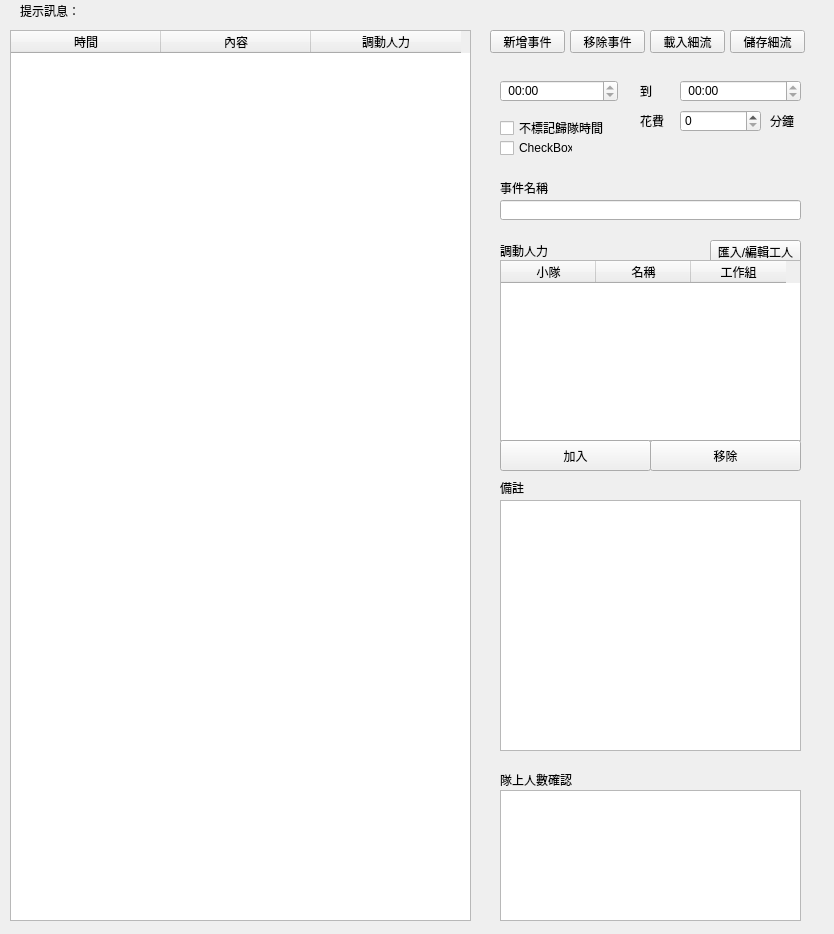
<?xml version="1.0" encoding="UTF-8"?>
<ui version="4.0">
 <class>Scheduler</class>
 <widget class="QWidget" name="Scheduler">
  <property name="geometry">
   <rect>
    <x>0</x>
    <y>0</y>
    <width>834</width>
    <height>934</height>
   </rect>
  </property>
  <property name="windowTitle">
   <string>Form</string>
  </property>
  <widget class="QTableWidget" name="tableWidget">
   <property name="geometry">
    <rect>
     <x>10</x>
     <y>30</y>
     <width>461</width>
     <height>891</height>
    </rect>
   </property>
   <property name="focusPolicy">
    <enum>Qt::ClickFocus</enum>
   </property>
   <property name="selectionBehavior">
    <enum>QAbstractItemView::SelectRows</enum>
   </property>
   <property name="columnCount">
    <number>3</number>
   </property>
   <attribute name="horizontalHeaderDefaultSectionSize">
    <number>150</number>
   </attribute>
   <attribute name="verticalHeaderVisible">
    <bool>false</bool>
   </attribute>
   <column>
    <property name="text">
     <string>時間</string>
    </property>
   </column>
   <column>
    <property name="text">
     <string>內容</string>
    </property>
   </column>
   <column>
    <property name="text">
     <string>調動人力</string>
    </property>
   </column>
  </widget>
  <widget class="QPushButton" name="pushButton">
   <property name="geometry">
    <rect>
     <x>490</x>
     <y>30</y>
     <width>75</width>
     <height>23</height>
    </rect>
   </property>
   <property name="text">
    <string>新增事件</string>
   </property>
  </widget>
  <widget class="QPushButton" name="pushButton_2">
   <property name="geometry">
    <rect>
     <x>570</x>
     <y>30</y>
     <width>75</width>
     <height>23</height>
    </rect>
   </property>
   <property name="text">
    <string>移除事件</string>
   </property>
  </widget>
  <widget class="QPushButton" name="pushButton_3">
   <property name="geometry">
    <rect>
     <x>650</x>
     <y>30</y>
     <width>75</width>
     <height>23</height>
    </rect>
   </property>
   <property name="text">
    <string>載入細流</string>
   </property>
  </widget>
  <widget class="QPushButton" name="pushButton_4">
   <property name="geometry">
    <rect>
     <x>730</x>
     <y>30</y>
     <width>75</width>
     <height>23</height>
    </rect>
   </property>
   <property name="text">
    <string>儲存細流</string>
   </property>
  </widget>
  <widget class="QTimeEdit" name="timeEdit">
   <property name="geometry">
    <rect>
     <x>500</x>
     <y>80</y>
     <width>118</width>
     <height>22</height>
    </rect>
   </property>
   <property name="maximumTime">
    <time>
     <hour>23</hour>
     <minute>59</minute>
     <second>59</second>
    </time>
   </property>
   <property name="minimumTime">
    <time>
     <hour>0</hour>
     <minute>0</minute>
     <second>0</second>
    </time>
   </property>
   <property name="displayFormat">
    <string> hh:mm</string>
   </property>
  </widget>
  <widget class="QLabel" name="label">
   <property name="geometry">
    <rect>
     <x>640</x>
     <y>80</y>
     <width>21</width>
     <height>21</height>
    </rect>
   </property>
   <property name="text">
    <string>到</string>
   </property>
  </widget>
  <widget class="QTimeEdit" name="timeEdit_2">
   <property name="geometry">
    <rect>
     <x>680</x>
     <y>80</y>
     <width>121</width>
     <height>22</height>
    </rect>
   </property>
   <property name="minimumTime">
    <time>
     <hour>0</hour>
     <minute>0</minute>
     <second>0</second>
    </time>
   </property>
   <property name="displayFormat">
    <string> hh:mm</string>
   </property>
  </widget>
  <widget class="QLabel" name="label_2">
   <property name="geometry">
    <rect>
     <x>500</x>
     <y>180</y>
     <width>51</width>
     <height>16</height>
    </rect>
   </property>
   <property name="text">
    <string>事件名稱</string>
   </property>
  </widget>
  <widget class="QLineEdit" name="lineEdit">
   <property name="geometry">
    <rect>
     <x>500</x>
     <y>200</y>
     <width>301</width>
     <height>20</height>
    </rect>
   </property>
  </widget>
  <widget class="QLabel" name="label_3">
   <property name="geometry">
    <rect>
     <x>500</x>
     <y>240</y>
     <width>61</width>
     <height>21</height>
    </rect>
   </property>
   <property name="text">
    <string>調動人力</string>
   </property>
  </widget>
  <widget class="QTableWidget" name="tableWidget_2">
   <property name="geometry">
    <rect>
     <x>500</x>
     <y>260</y>
     <width>301</width>
     <height>181</height>
    </rect>
   </property>
   <attribute name="horizontalHeaderDefaultSectionSize">
    <number>95</number>
   </attribute>
   <column>
    <property name="text">
     <string>小隊</string>
    </property>
   </column>
   <column>
    <property name="text">
     <string>名稱</string>
    </property>
   </column>
   <column>
    <property name="text">
     <string>工作組</string>
    </property>
   </column>
  </widget>
  <widget class="QLabel" name="label_4">
   <property name="geometry">
    <rect>
     <x>500</x>
     <y>480</y>
     <width>47</width>
     <height>16</height>
    </rect>
   </property>
   <property name="text">
    <string>備註</string>
   </property>
  </widget>
  <widget class="QTextEdit" name="textEdit">
   <property name="geometry">
    <rect>
     <x>500</x>
     <y>500</y>
     <width>301</width>
     <height>251</height>
    </rect>
   </property>
   <property name="focusPolicy">
    <enum>Qt::ClickFocus</enum>
   </property>
  </widget>
  <widget class="QCheckBox" name="checkBox">
   <property name="geometry">
    <rect>
     <x>500</x>
     <y>120</y>
     <width>131</width>
     <height>16</height>
    </rect>
   </property>
   <property name="text">
    <string>不標記歸隊時間</string>
   </property>
  </widget>
  <widget class="QCheckBox" name="checkBox_2">
   <property name="geometry">
    <rect>
     <x>500</x>
     <y>140</y>
     <width>73</width>
     <height>16</height>
    </rect>
   </property>
   <property name="text">
    <string>CheckBox</string>
   </property>
  </widget>
  <widget class="QLabel" name="label_5">
   <property name="geometry">
    <rect>
     <x>640</x>
     <y>110</y>
     <width>47</width>
     <height>21</height>
    </rect>
   </property>
   <property name="text">
    <string>花費</string>
   </property>
  </widget>
  <widget class="QSpinBox" name="spinBox">
   <property name="geometry">
    <rect>
     <x>680</x>
     <y>110</y>
     <width>81</width>
     <height>22</height>
    </rect>
   </property>
  </widget>
  <widget class="QLabel" name="label_6">
   <property name="geometry">
    <rect>
     <x>770</x>
     <y>110</y>
     <width>47</width>
     <height>21</height>
    </rect>
   </property>
   <property name="text">
    <string>分鐘</string>
   </property>
  </widget>
  <widget class="QPushButton" name="pushButton_5">
   <property name="geometry">
    <rect>
     <x>500</x>
     <y>440</y>
     <width>151</width>
     <height>31</height>
    </rect>
   </property>
   <property name="text">
    <string>加入</string>
   </property>
  </widget>
  <widget class="QPushButton" name="pushButton_6">
   <property name="geometry">
    <rect>
     <x>650</x>
     <y>440</y>
     <width>151</width>
     <height>31</height>
    </rect>
   </property>
   <property name="text">
    <string>移除</string>
   </property>
  </widget>
  <widget class="QListWidget" name="listWidget">
   <property name="geometry">
    <rect>
     <x>500</x>
     <y>790</y>
     <width>301</width>
     <height>131</height>
    </rect>
   </property>
  </widget>
  <widget class="QLabel" name="label_7">
   <property name="geometry">
    <rect>
     <x>500</x>
     <y>770</y>
     <width>81</width>
     <height>20</height>
    </rect>
   </property>
   <property name="text">
    <string>隊上人數確認</string>
   </property>
  </widget>
  <widget class="QPushButton" name="pushButton_7">
   <property name="geometry">
    <rect>
     <x>710</x>
     <y>240</y>
     <width>91</width>
     <height>23</height>
    </rect>
   </property>
   <property name="text">
    <string>匯入/編輯工人</string>
   </property>
  </widget>
  <widget class="QLabel" name="label_8">
   <property name="geometry">
    <rect>
     <x>90</x>
     <y>0</y>
     <width>711</width>
     <height>21</height>
    </rect>
   </property>
   <property name="font">
    <font>
     <family>Calibri</family>
    </font>
   </property>
   <property name="mouseTracking">
    <bool>false</bool>
   </property>
   <property name="text">
    <string/>
   </property>
  </widget>
  <widget class="QLabel" name="label_9">
   <property name="geometry">
    <rect>
     <x>20</x>
     <y>0</y>
     <width>71</width>
     <height>21</height>
    </rect>
   </property>
   <property name="text">
    <string>提示訊息：</string>
   </property>
  </widget>
  <zorder>pushButton_7</zorder>
  <zorder>tableWidget</zorder>
  <zorder>pushButton</zorder>
  <zorder>pushButton_2</zorder>
  <zorder>pushButton_3</zorder>
  <zorder>pushButton_4</zorder>
  <zorder>timeEdit</zorder>
  <zorder>label</zorder>
  <zorder>timeEdit_2</zorder>
  <zorder>label_2</zorder>
  <zorder>lineEdit</zorder>
  <zorder>label_3</zorder>
  <zorder>tableWidget_2</zorder>
  <zorder>label_4</zorder>
  <zorder>textEdit</zorder>
  <zorder>checkBox</zorder>
  <zorder>checkBox_2</zorder>
  <zorder>label_5</zorder>
  <zorder>spinBox</zorder>
  <zorder>label_6</zorder>
  <zorder>pushButton_5</zorder>
  <zorder>pushButton_6</zorder>
  <zorder>listWidget</zorder>
  <zorder>label_7</zorder>
  <zorder>label_8</zorder>
  <zorder>label_9</zorder>
 </widget>
 <resources/>
 <connections/>
</ui>
